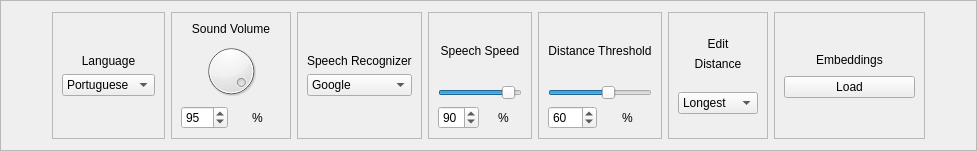
         <widget class="QFrame" name="frame_13">
          <property name="maximumSize">
           <size>
            <width>16777215</width>
            <height>151</height>
           </size>
          </property>
          <property name="frameShape">
           <enum>QFrame::StyledPanel</enum>
          </property>
          <property name="frameShadow">
           <enum>QFrame::Raised</enum>
          </property>
          <layout class="QHBoxLayout" name="horizontalLayout_3">
           <item>
            <spacer name="horizontalSpacer_10">
             <property name="orientation">
              <enum>Qt::Horizontal</enum>
             </property>
             <property name="sizeHint" stdset="0">
              <size>
               <width>40</width>
               <height>20</height>
              </size>
             </property>
            </spacer>
           </item>
           <item>
            <widget class="QFrame" name="frame_23">
             <property name="frameShape">
              <enum>QFrame::StyledPanel</enum>
             </property>
             <property name="frameShadow">
              <enum>QFrame::Raised</enum>
             </property>
             <layout class="QVBoxLayout" name="verticalLayout">
              <item>
               <spacer name="verticalSpacer_2">
                <property name="orientation">
                 <enum>Qt::Vertical</enum>
                </property>
                <property name="sizeHint" stdset="0">
                 <size>
                  <width>20</width>
                  <height>40</height>
                 </size>
                </property>
               </spacer>
              </item>
              <item>
               <widget class="QLabel" name="label_44">
                <property name="text">
                 <string>Language</string>
                </property>
                <property name="alignment">
                 <set>Qt::AlignCenter</set>
                </property>
               </widget>
              </item>
              <item>
               <widget class="QComboBox" name="comboBox_3">
                <item>
                 <property name="text">
                  <string>Portuguese</string>
                 </property>
                </item>
                <item>
                 <property name="text">
                  <string>English</string>
                 </property>
                </item>
               </widget>
              </item>
              <item>
               <spacer name="verticalSpacer">
                <property name="orientation">
                 <enum>Qt::Vertical</enum>
                </property>
                <property name="sizeHint" stdset="0">
                 <size>
                  <width>20</width>
                  <height>40</height>
                 </size>
                </property>
               </spacer>
              </item>
             </layout>
            </widget>
           </item>
           <item>
            <widget class="QFrame" name="frame_29">
             <property name="frameShape">
              <enum>QFrame::StyledPanel</enum>
             </property>
             <property name="frameShadow">
              <enum>QFrame::Raised</enum>
             </property>
             <layout class="QGridLayout" name="gridLayout_49">
              <item row="3" column="0">
               <widget class="QSpinBox" name="spinBox">
                <property name="value">
                 <number>95</number>
                </property>
               </widget>
              </item>
              <item row="3" column="1">
               <widget class="QLabel" name="label_116">
                <property name="font">
                 <font>
                  <weight>50</weight>
                  <bold>false</bold>
                 </font>
                </property>
                <property name="text">
                 <string>%</string>
                </property>
                <property name="alignment">
                 <set>Qt::AlignCenter</set>
                </property>
               </widget>
              </item>
              <item row="2" column="0" colspan="2">
               <widget class="QDial" name="dial">
                <property name="pageStep">
                 <number>10</number>
                </property>
                <property name="value">
                 <number>95</number>
                </property>
               </widget>
              </item>
              <item row="1" column="0" colspan="2">
               <widget class="QLabel" name="label_37">
                <property name="font">
                 <font>
                  <family>Ubuntu</family>
                 </font>
                </property>
                <property name="text">
                 <string>Sound Volume</string>
                </property>
                <property name="alignment">
                 <set>Qt::AlignCenter</set>
                </property>
               </widget>
              </item>
             </layout>
            </widget>
           </item>
           <item>
            <widget class="QFrame" name="frame_14">
             <property name="frameShape">
              <enum>QFrame::StyledPanel</enum>
             </property>
             <property name="frameShadow">
              <enum>QFrame::Raised</enum>
             </property>
             <layout class="QVBoxLayout" name="verticalLayout_4">
              <item>
               <spacer name="verticalSpacer_3">
                <property name="orientation">
                 <enum>Qt::Vertical</enum>
                </property>
                <property name="sizeHint" stdset="0">
                 <size>
                  <width>20</width>
                  <height>40</height>
                 </size>
                </property>
               </spacer>
              </item>
              <item>
               <widget class="QLabel" name="label_12">
                <property name="text">
                 <string>Speech Recognizer</string>
                </property>
               </widget>
              </item>
              <item>
               <widget class="QComboBox" name="comboBox">
                <item>
                 <property name="text">
                  <string>Google</string>
                 </property>
                </item>
                <item>
                 <property name="text">
                  <string>NAO</string>
                 </property>
                </item>
               </widget>
              </item>
              <item>
               <spacer name="verticalSpacer_4">
                <property name="orientation">
                 <enum>Qt::Vertical</enum>
                </property>
                <property name="sizeHint" stdset="0">
                 <size>
                  <width>20</width>
                  <height>40</height>
                 </size>
                </property>
               </spacer>
              </item>
             </layout>
            </widget>
           </item>
           <item>
            <widget class="QFrame" name="frame_44">
             <property name="frameShape">
              <enum>QFrame::StyledPanel</enum>
             </property>
             <property name="frameShadow">
              <enum>QFrame::Raised</enum>
             </property>
             <layout class="QGridLayout" name="gridLayout_54">
              <item row="2" column="0">
               <widget class="QSpinBox" name="spinBox_3">
                <property name="value">
                 <number>90</number>
                </property>
               </widget>
              </item>
              <item row="2" column="1">
               <widget class="QLabel" name="label_117">
                <property name="text">
                 <string>%</string>
                </property>
                <property name="alignment">
                 <set>Qt::AlignCenter</set>
                </property>
               </widget>
              </item>
              <item row="1" column="0" colspan="2">
               <widget class="QSlider" name="speechSpeed_HorizontalSlider">
                <property name="maximum">
                 <number>99</number>
                </property>
                <property name="singleStep">
                 <number>1</number>
                </property>
                <property name="value">
                 <number>90</number>
                </property>
                <property name="orientation">
                 <enum>Qt::Horizontal</enum>
                </property>
               </widget>
              </item>
              <item row="0" column="0" colspan="2">
               <widget class="QLabel" name="label_69">
                <property name="text">
                 <string>Speech Speed</string>
                </property>
                <property name="alignment">
                 <set>Qt::AlignCenter</set>
                </property>
               </widget>
              </item>
             </layout>
            </widget>
           </item>
           <item>
            <widget class="QFrame" name="frame_16">
             <property name="frameShape">
              <enum>QFrame::StyledPanel</enum>
             </property>
             <property name="frameShadow">
              <enum>QFrame::Raised</enum>
             </property>
             <layout class="QGridLayout" name="gridLayout_55">
              <item row="3" column="1">
               <widget class="QLabel" name="label_118">
                <property name="text">
                 <string>%</string>
                </property>
                <property name="alignment">
                 <set>Qt::AlignCenter</set>
                </property>
               </widget>
              </item>
              <item row="1" column="0" colspan="2">
               <widget class="QSlider" name="distThresHorizontalSlider">
                <property name="maximum">
                 <number>100</number>
                </property>
                <property name="singleStep">
                 <number>1</number>
                </property>
                <property name="value">
                 <number>60</number>
                </property>
                <property name="orientation">
                 <enum>Qt::Horizontal</enum>
                </property>
               </widget>
              </item>
              <item row="0" column="0" colspan="2">
               <widget class="QLabel" name="label_10">
                <property name="text">
                 <string>Distance Threshold</string>
                </property>
                <property name="alignment">
                 <set>Qt::AlignCenter</set>
                </property>
               </widget>
              </item>
              <item row="3" column="0">
               <widget class="QSpinBox" name="diag_dist_thres_spinBox">
                <property name="toolTip">
                 <string>Maximum</string>
                </property>
                <property name="maximum">
                 <number>100</number>
                </property>
                <property name="value">
                 <number>60</number>
                </property>
               </widget>
              </item>
             </layout>
            </widget>
           </item>
           <item>
            <widget class="QFrame" name="frame_15">
             <property name="frameShape">
              <enum>QFrame::StyledPanel</enum>
             </property>
             <property name="frameShadow">
              <enum>QFrame::Raised</enum>
             </property>
             <layout class="QVBoxLayout" name="verticalLayout_5">
              <item>
               <spacer name="verticalSpacer_5">
                <property name="orientation">
                 <enum>Qt::Vertical</enum>
                </property>
                <property name="sizeHint" stdset="0">
                 <size>
                  <width>20</width>
                  <height>40</height>
                 </size>
                </property>
               </spacer>
              </item>
              <item>
               <widget class="QLabel" name="label_9">
                <property name="text">
                 <string>Edit</string>
                </property>
                <property name="alignment">
                 <set>Qt::AlignCenter</set>
                </property>
               </widget>
              </item>
              <item>
               <widget class="QLabel" name="label_237">
                <property name="text">
                 <string>Distance</string>
                </property>
                <property name="alignment">
                 <set>Qt::AlignCenter</set>
                </property>
               </widget>
              </item>
              <item>
               <spacer name="verticalSpacer_40">
                <property name="orientation">
                 <enum>Qt::Vertical</enum>
                </property>
                <property name="sizeHint" stdset="0">
                 <size>
                  <width>20</width>
                  <height>40</height>
                 </size>
                </property>
               </spacer>
              </item>
              <item>
               <widget class="QComboBox" name="levModeComboBox">
                <item>
                 <property name="text">
                  <string>Longest</string>
                 </property>
                </item>
                <item>
                 <property name="text">
                  <string>Minimum</string>
                 </property>
                </item>
               </widget>
              </item>
              <item>
               <spacer name="verticalSpacer_6">
                <property name="orientation">
                 <enum>Qt::Vertical</enum>
                </property>
                <property name="sizeHint" stdset="0">
                 <size>
                  <width>20</width>
                  <height>40</height>
                 </size>
                </property>
               </spacer>
              </item>
             </layout>
            </widget>
           </item>
           <item>
            <widget class="QFrame" name="frame_55">
             <property name="minimumSize">
              <size>
               <width>151</width>
               <height>0</height>
              </size>
             </property>
             <property name="frameShape">
              <enum>QFrame::StyledPanel</enum>
             </property>
             <property name="frameShadow">
              <enum>QFrame::Raised</enum>
             </property>
             <layout class="QVBoxLayout" name="verticalLayout_30">
              <item>
               <spacer name="verticalSpacer_42">
                <property name="orientation">
                 <enum>Qt::Vertical</enum>
                </property>
                <property name="sizeHint" stdset="0">
                 <size>
                  <width>20</width>
                  <height>40</height>
                 </size>
                </property>
               </spacer>
              </item>
              <item>
               <widget class="QLabel" name="label_236">
                <property name="text">
                 <string>Embeddings</string>
                </property>
                <property name="alignment">
                 <set>Qt::AlignCenter</set>
                </property>
               </widget>
              </item>
              <item>
               <spacer name="verticalSpacer_41">
                <property name="orientation">
                 <enum>Qt::Vertical</enum>
                </property>
                <property name="sizeHint" stdset="0">
                 <size>
                  <width>20</width>
                  <height>12</height>
                 </size>
                </property>
               </spacer>
              </item>
              <item>
               <widget class="QPushButton" name="diag_load_embeddings_button">
                <property name="text">
                 <string>Load</string>
                </property>
               </widget>
              </item>
              <item>
               <spacer name="verticalSpacer_43">
                <property name="orientation">
                 <enum>Qt::Vertical</enum>
                </property>
                <property name="sizeHint" stdset="0">
                 <size>
                  <width>20</width>
                  <height>40</height>
                 </size>
                </property>
               </spacer>
              </item>
             </layout>
            </widget>
           </item>
           <item>
            <spacer name="horizontalSpacer_3">
             <property name="orientation">
              <enum>Qt::Horizontal</enum>
             </property>
             <property name="sizeHint" stdset="0">
              <size>
               <width>40</width>
               <height>20</height>
              </size>
             </property>
            </spacer>
           </item>
          </layout>
         </widget>
